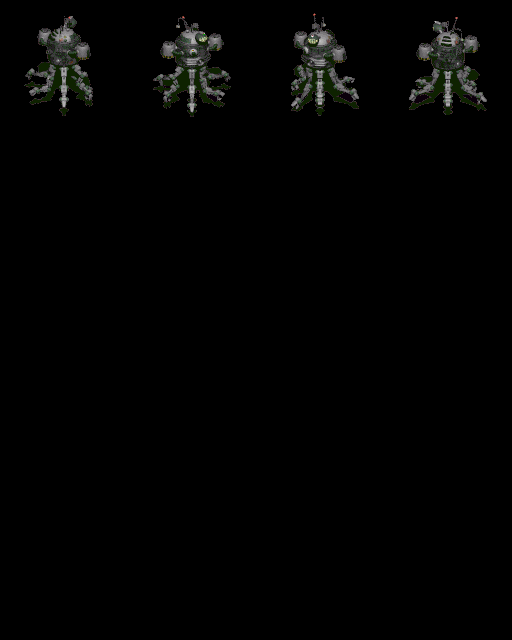

This game map was drawn from its Tiled (.tmx) file and the tilesets committed beside it. A one-line description and the trimmed map source follow:
An orthogonal 4x5 tile map with 128x128 px tiles, 1 tile layer (Tile Layer 1).

<map version="1.0" orientation="orthogonal" renderorder="right-down" width="4" height="5" tilewidth="128" tileheight="128" nextobjectid="1">
 <tileset firstgid="1" name="Mr Handy" tilewidth="128" tileheight="128" tilecount="256" columns="16">
  <image source="Mr Handy.png" width="2048" height="2048" />
  <tile id="0">
   <properties>
    <property name="idle" value="top_right" />
   </properties>
   <animation>
    <frame tileid="0" duration="100" />
    <frame tileid="1" duration="100" />
    <frame tileid="2" duration="100" />
    <frame tileid="3" duration="100" />
    <frame tileid="4" duration="100" />
    <frame tileid="5" duration="100" />
    <frame tileid="6" duration="100" />
    <frame tileid="7" duration="100" />
    <frame tileid="8" duration="100" />
   </animation>
  </tile>
  <tile id="16">
   <properties>
    <property name="idle" value="bottom_right" />
   </properties>
   <animation>
    <frame tileid="16" duration="100" />
    <frame tileid="17" duration="100" />
    <frame tileid="18" duration="100" />
    <frame tileid="19" duration="100" />
    <frame tileid="20" duration="100" />
    <frame tileid="21" duration="100" />
    <frame tileid="22" duration="100" />
    <frame tileid="23" duration="100" />
    <frame tileid="24" duration="100" />
   </animation>
  </tile>
  <tile id="32">
   <properties>
    <property name="idle" value="bottom_left" />
   </properties>
   <animation>
    <frame tileid="32" duration="100" />
    <frame tileid="33" duration="100" />
    <frame tileid="34" duration="100" />
    <frame tileid="35" duration="100" />
    <frame tileid="36" duration="100" />
    <frame tileid="37" duration="100" />
    <frame tileid="38" duration="100" />
    <frame tileid="39" duration="100" />
    <frame tileid="40" duration="100" />
   </animation>
  </tile>
  <tile id="48">
   <properties>
    <property name="idle" value="top_left" />
   </properties>
   <animation>
    <frame tileid="48" duration="100" />
    <frame tileid="49" duration="100" />
    <frame tileid="50" duration="100" />
    <frame tileid="51" duration="100" />
    <frame tileid="52" duration="100" />
    <frame tileid="53" duration="100" />
    <frame tileid="54" duration="100" />
    <frame tileid="55" duration="100" />
    <frame tileid="56" duration="100" />
   </animation>
  </tile>
 </tileset>
 <layer name="Tile Layer 1" width="4" height="5">
  <data>[20 cells, 4 non-empty, 4 distinct tile ids]</data>
 </layer>
</map>
